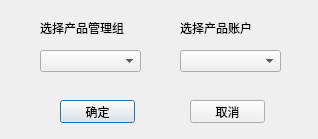
<?xml version="1.0" encoding="UTF-8"?>
<ui version="4.0">
 <class>SelectProductAndUser</class>
 <widget class="QDialog" name="SelectProductAndUser">
  <property name="geometry">
   <rect>
    <x>0</x>
    <y>0</y>
    <width>318</width>
    <height>139</height>
   </rect>
  </property>
  <property name="windowTitle">
   <string>选择产品管理组和账户</string>
  </property>
  <widget class="QLabel" name="label">
   <property name="geometry">
    <rect>
     <x>40</x>
     <y>20</y>
     <width>101</width>
     <height>16</height>
    </rect>
   </property>
   <property name="text">
    <string>选择产品管理组</string>
   </property>
  </widget>
  <widget class="QLabel" name="label_2">
   <property name="geometry">
    <rect>
     <x>180</x>
     <y>20</y>
     <width>111</width>
     <height>16</height>
    </rect>
   </property>
   <property name="text">
    <string>选择产品账户</string>
   </property>
  </widget>
  <widget class="QLabel" name="l_connectionInfo">
   <property name="geometry">
    <rect>
     <x>60</x>
     <y>140</y>
     <width>201</width>
     <height>16</height>
    </rect>
   </property>
   <property name="font">
    <font>
     <family>Agency FB</family>
    </font>
   </property>
   <property name="text">
    <string/>
   </property>
  </widget>
  <widget class="QPushButton" name="pb_enter">
   <property name="geometry">
    <rect>
     <x>60</x>
     <y>100</y>
     <width>75</width>
     <height>23</height>
    </rect>
   </property>
   <property name="text">
    <string>确定</string>
   </property>
  </widget>
  <widget class="QPushButton" name="pb_cancel">
   <property name="geometry">
    <rect>
     <x>190</x>
     <y>100</y>
     <width>75</width>
     <height>23</height>
    </rect>
   </property>
   <property name="text">
    <string>取消</string>
   </property>
  </widget>
  <widget class="QComboBox" name="ComB_Product">
   <property name="geometry">
    <rect>
     <x>40</x>
     <y>50</y>
     <width>101</width>
     <height>22</height>
    </rect>
   </property>
  </widget>
  <widget class="QComboBox" name="ComB_User">
   <property name="geometry">
    <rect>
     <x>180</x>
     <y>50</y>
     <width>101</width>
     <height>22</height>
    </rect>
   </property>
  </widget>
 </widget>
 <resources/>
 <connections>
  <connection>
   <sender>pb_cancel</sender>
   <signal>clicked()</signal>
   <receiver>SelectProductAndUser</receiver>
   <slot>close()</slot>
   <hints>
    <hint type="sourcelabel">
     <x>217</x>
     <y>101</y>
    </hint>
    <hint type="destinationlabel">
     <x>158</x>
     <y>83</y>
    </hint>
   </hints>
  </connection>
 </connections>
</ui>
